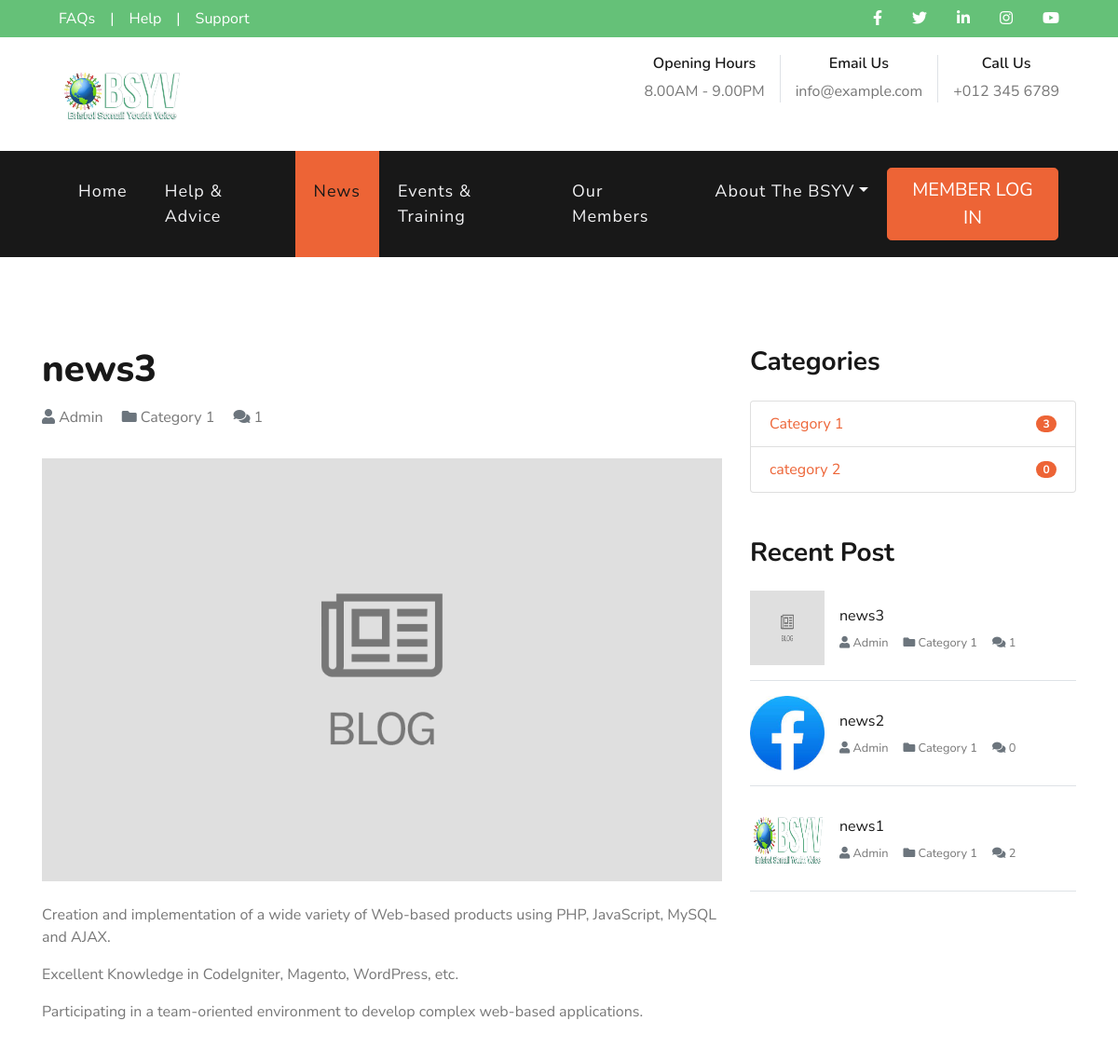
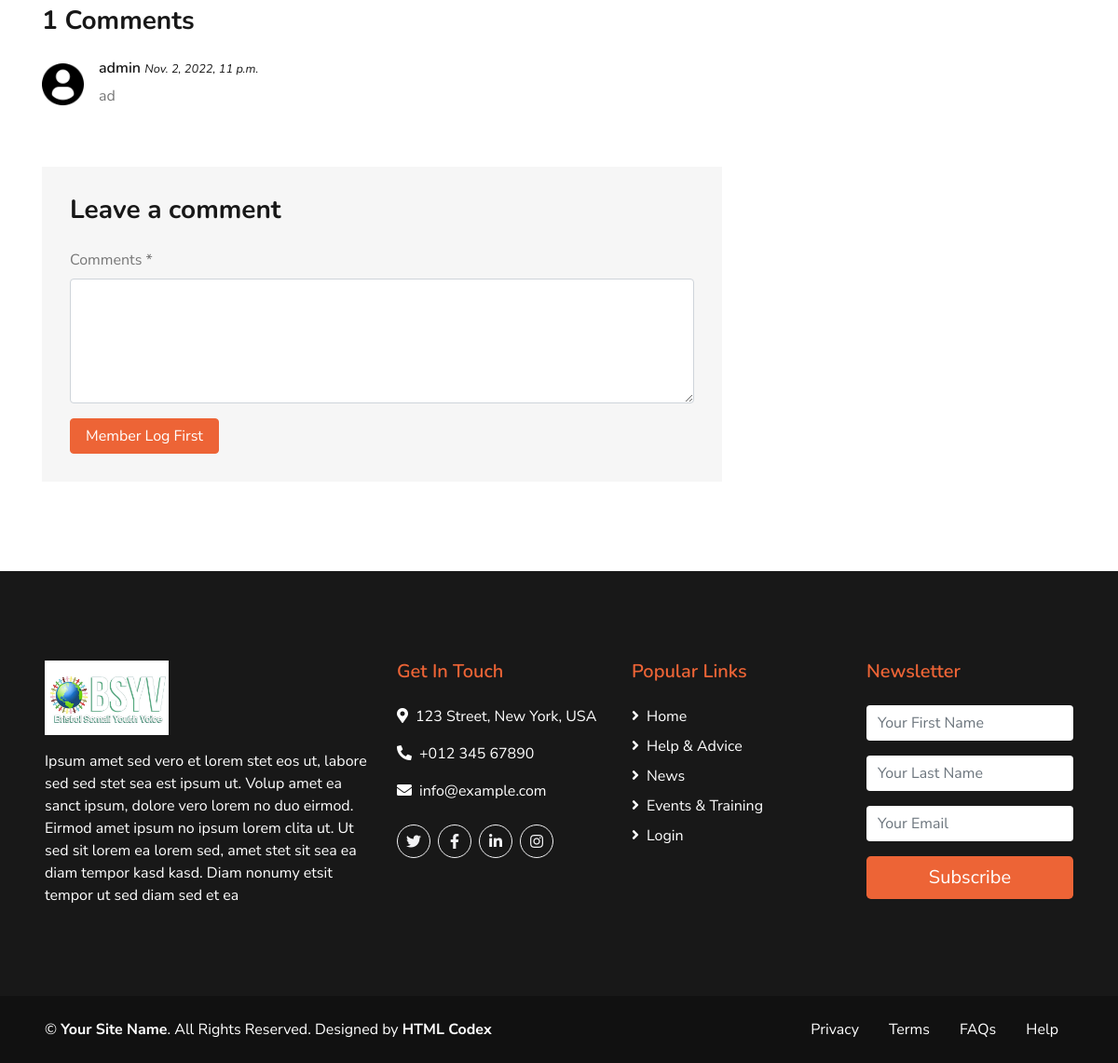
The app's page /news/news3 with its own data (2 pictures, top to bottom).
### community/models.py (models this page shows, shortened)
class news_table(models.Model):
    class Meta:
        verbose_name_plural = 'News Table'
    Title = models.CharField(max_length=255)
    slug = models.SlugField(default="Auto-Generate", editable=False)
    Category = models.ForeignKey(news_category, on_delete=models.CASCADE, blank=True, null=True)
    Author = models.CharField(max_length=255, default="Admin")
    image = models.ImageField(upload_to='news_images/', blank=True, null=True)
    Short_Description = models.TextField(default="", blank=True, null=True)
    Description = RichTextField(blank=True, null=True)
    Time = models.DateTimeField(default=datetime.now(), blank=True)
    def count_total_comments_on_news(self):
        return news_comments.objects.filter(news=self).count()

class news_category(models.Model):
    class Meta:
        verbose_name_plural = 'News Category'
    slug = models.SlugField(default="Auto-Generate", editable=False)
    name = models.CharField(max_length=255)
    def __str__(self):
        return self.name
    def total_news(self):
        return news_table.objects.filter(Category=self).count()

class news_comments(models.Model):
    class Meta:
        verbose_name_plural = 'News Comments'
    user = models.ForeignKey(User, on_delete=models.CASCADE)
    news = models.ForeignKey(news_table, on_delete=models.CASCADE)
    comment = models.TextField()
    Time = models.DateTimeField(default=datetime.now(), blank=True)

### community/views.py (the view)
# urls.py: path('news/<str:slug>', views.news_details, name="news_details"),
def news_details(request, slug):
    if request.method == "POST":
        comment_name = request.POST.get('comment_name')
        var_news_slug = request.POST.get('var_news_slug')
        get_news = news_table.objects.get(slug=var_news_slug)
        var_com = news_comments(user=request.user, news=get_news, comment=comment_name)
        var_com.save()
        return redirect('news_details', var_news_slug)
    else:
        if news_table.objects.filter(slug=slug):
            get_news = news_table.objects.get(slug=slug)
            all_news_categories = news_category.objects.all()
            all_comments = news_comments.objects.filter(news = get_news)
            recent_news = news_table.objects.all().order_by('-id')[:5]
            context = {'get_news':get_news, 'all_news_categories':all_news_categories, 'all_comments':all_comments, 'recent_news':recent_news}
            return render(request, 'news_details.html', context)
        else:
            return render(request, '404_page.html')

### templates/news_details.html (shortened to what this page needs)
{% extends 'base.html' %}
{% load static %}
{% block active_news %}active{% endblock %}
{% block body %}
    <div class="container py-5">
        <div class="row pt-5">
            <div class="col-lg-8">
                <div class="d-flex flex-column text-left mb-4">
                    <h1 class="mb-3">{{ get_news.Title }}</h1>
                    <div class="d-index-flex mb-2">
                        <span class="mr-3"><i class="fa fa-user text-muted"></i> {{ get_news.Author }}</span>
                        {% if get_news.Category %}
                        <span class="mr-3"><i class="fa fa-folder text-muted"></i> {{ get_news.Category.name }}</span>
                        {% endif %}
                        <span class="mr-3"><i class="fa fa-comments text-muted"></i> {{ get_news.count_total_comments_on_news }}</span>
                    </div>
                </div>
                <div class="mb-5">
                    {% if get_news.image %}
                    <img class="img-fluid w-100 mb-4" src="{{ get_news.image.url }}" alt="Image" style="width:80%;">
                    {% endif %}
                    {{ get_news.Description | safe }}
                </div>
                <div class="mb-5">
                    <h3 class="mb-4">{{ get_news.count_total_comments_on_news }} Comments</h3>
                    {% if all_comments %}
                    {% for com in all_comments %}
                    <div class="media mb-4">
                        <img src="{% static 'img/an_user_img.png' %}" alt="Image" class="img-fluid mr-3 mt-1" style="width: 45px;">
                        <div class="media-body">
                            <h6>{{ com.user.username }} <small><i>{{ com.Time }}</i></small></h6>
                            <p>{{ com.comment }}</p>
                        </div>
                    </div>
                    {% endfor %}
                    {% else %}
                    No Comments
                    {% endif %}
                </div>
                <div style="padding: 30px; background: #f6f6f6;">
                    <h3 class="mb-4">Leave a comment</h3>
                    <form method="POST">{% csrf_token %}
                        <div class="form-group">
                            <label for="message">Comments *</label>
                            <textarea id="message" name="comment_name" cols="30" rows="5" class="form-control"></textarea>
                        </div>
                        <div class="form-group mb-0">
                            {% if request.user.is_authenticated %}
                            <input type="submit" value="Leave Comment" class="btn btn-primary px-3">
                            {% else %}
                            <a class="btn btn-primary px-3" href="{% url 'member_login' %}">Member Log First</a>
                            {% endif %}
                        </div>
                    </form>
                </div>
            </div>
            <div class="col-lg-4 mt-5 mt-lg-0">
                <div class="mb-5">
                    <h3 class="mb-4">Categories</h3>
                    <ul class="list-group">
                        {% if all_news_categories %}
                        {% for cats in all_news_categories %}
                        <li class="list-group-item d-flex justify-content-between align-items-center">
                            <a href="{% url 'all_news_category' cats.slug %}">
                            {{ cats.name }}
                            </a>
                            <span class="badge badge-primary badge-pill">{{ cats.total_news }}</span>
                        </li>
                        {% endfor %}
                        {% else %}
                        <li class="list-group-item d-flex justify-content-between align-items-center">
                            No Category
                        </li>
                        {% endif %}
                    </ul>
                </div>
                <div class="mb-5">
                    <h3 class="mb-4">Recent Post</h3>
                    {% if recent_news %}
                    {% for recent in recent_news %}
                    <div class="d-flex align-items-center border-bottom mb-3 pb-3">
                        <img class="img-fluid" src="{% if recent.image %}{{ recent.image.url }}{% else %}{% static 'img/defauld-image.png' %}{% endif %}" style="width: 80px; height: 80px;" alt="">
                        <div class="d-flex flex-column pl-3">
                            <a class="text-dark mb-2" href="{% url 'news_details' recent.slug %}">{{ recent.Title }}</a>
                            <div class="d-flex">
                                <small class="mr-3"><i class="fa fa-user text-muted"></i> {{ recent.Author }}</small>
                                <small class="mr-3"><i class="fa fa-folder text-muted"></i> {{ recent.Category }}</small>
                                <small class="mr-3"><i class="fa fa-comments text-muted"></i> {{ recent.count_total_comments_on_news }}</small>
                            </div>
                        </div>
                    </div>
                    {% endfor %}
                    {% else %}
                    No Recent News
                    {% endif %}
                </div>
            </div>
        </div>
    </div>
{% endblock %}

### records on screen
news_table: Title "news3", Author "Admin", Category.name "Category 1", count_total_comments_on_news "1", image (placeholder picture), Description "Creation and implementation of a wide variety of Web-based products using PHP, JavaScript, MySQL and AJAX. Excellent Knowledge in CodeIgniter, Magento, WordPress, etc. Participating in a team-oriented environment to develop complex web-based applications.", Category "Category 1"
news_comments: user.username "admin", Time "Nov. 2, 2022, 11 p.m.", comment "ad"
news_category: name "Category 1", total_news "3"
news_category: name "category 2", total_news "0"
news_table: image (picture), Title "news2", Author "Admin", Category "Category 1", count_total_comments_on_news "0"
news_table: image (picture), Title "news1", Author "Admin", Category "Category 1", count_total_comments_on_news "2"
